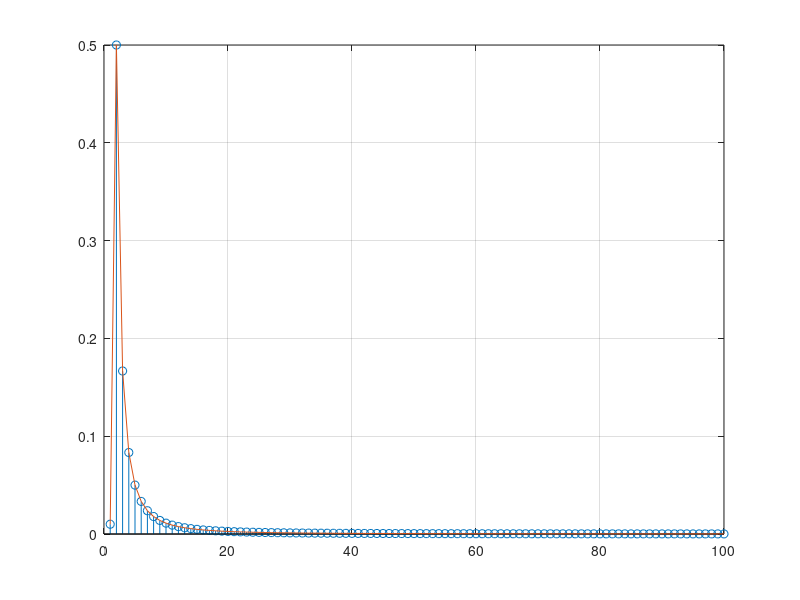

The MATLAB script that drew this image:
%%
clc;
clear all;
close all;

%% IDEAL SOLITON DISTRIBUTION

N = 100;

p = zeros(1,N);

p(1) = 1/N;

for k = 2:N
    p(k) = 1/(k*(k-1));
end

%%

figure
stem(p);
hold on;
plot(p);
grid on;